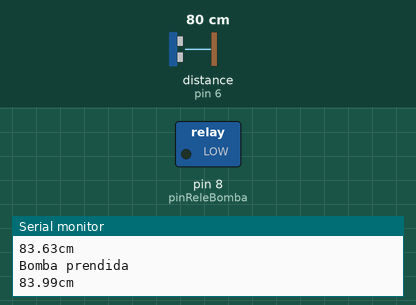
Recording of a sketch running on a simulated Arduino Uno, built with avr-gcc and run on an emulated ATmega328P. Shown: switched loads named in the sketch (green lamp = pin HIGH), the last lines printed to the serial monitor. Wiring (inferred from the names in the program): ultrasonic range finder: trigger pin 7; echo pin 6. The test bench sets the inputs (shaded band); at power-on: distance to the obstacle (sensor on pin 6) 80 cm. The echo pulse lasts 58.3 µs per cm; pins used as bus, display or sensor lines are not drawn.

Above: at 4.5 s.
4.6 s: distance to the obstacle (sensor on pin 6) set to 35 cm
8.3 s: distance to the obstacle (sensor on pin 6) set to 30 cm
At 12.3 s:
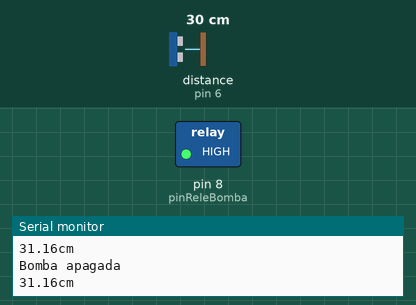
12.6 s: distance to the obstacle (sensor on pin 6) set to 43 cm
16.3 s: distance to the obstacle (sensor on pin 6) set to 51 cm
At 20.2 s:
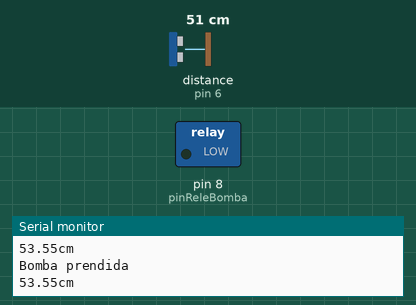
20.6 s: distance to the obstacle (sensor on pin 6) set to 2 cm
At 23.4 s:
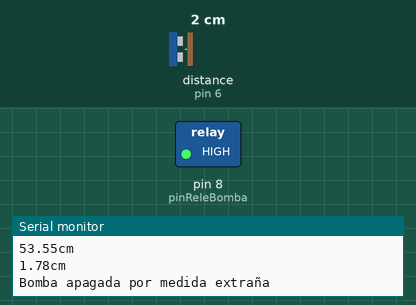
Timing chart, 0 to 24.9 s (numbered marks = the images above; inputs shaded):
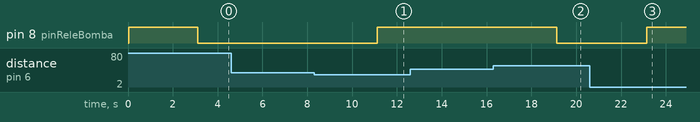

The sketch:

Final_1_0_4.ino
```cpp
/*
 * Conexiones del sensor:
 */

#include <Wire.h>

// Para el detector de nivel (sensor ultrasonico)
// Configuramos los pines del sensor Trigger y Echo
const int PinTrig = 7;
const int PinEcho = 6;

// Variables para niveles de agua del sensor ultrasonico
const int DistMin = 35;
const int DistN2 = 50;  //Medida donde prende la bomba
const int DistMax = 75;
const int Errormin = 20; //Por debajo de esa medida el sensor no mide bien o hay una falla
const int Errormax = 100; //Por encima de esta medida no interesa, o pueda ser valor de error

// Constante velocidad sonido en cm/s
const float VelSon = 36000.0; //En verdad la velocidad es 34320 pero el numero puesto se acerca mas a la realidad

float distancia;

// Para abrir o cerrar el rele que activa la bomba
const int pinReleBomba = 8;

//Una variable por las dudas
int i = 0;
int BombaON = 0; //Bomba apagada = 0; bomba encendida = 1

//===================================================================
//                   Función SETUP
//===================================================================

void setup() {

  // Configurar la comunicacion a 9600 baudios para usar el serial
  Serial.begin(9600);

  // Preparar la librería Wire (I2C)
  Wire.begin();

  // Imprimir encabezado a la terminal
  Serial.println("Control de Bomba por rele sensando nivel del agua");
  Serial.println("----------------------------------------------------");

  // Para el sensor ultrasonico
  // Ponemos el pin Trig en modo salida
  pinMode(PinTrig, OUTPUT);
  // Ponemos el pin Echo en modo entrada
  pinMode(PinEcho, INPUT);

  // Para el rele
  pinMode(pinReleBomba, OUTPUT);
  // Para que el rele empiece desactivado
  digitalWrite(pinReleBomba, HIGH);
  Serial.println("configuramos el pin del rele para que este desactivado");
}

//===================================================================
//                   Función LOOP
//===================================================================

void loop() {
  // Esperar 1 segundo
  delay(1000);

  if(distancia < Errormin || distancia > Errormax){
    digitalWrite(pinReleBomba, HIGH);
    Serial.println("Bomba apagada por medida extraña");
    BombaON = 0;
  } else {
    if(BombaON == 1){
      if(distancia < DistMin){
        digitalWrite(pinReleBomba, HIGH);
        Serial.println("Bomba apagada");
        BombaON = 0;
      }
    }else{
      if(distancia > DistN2){
        digitalWrite(pinReleBomba, LOW);
        Serial.println("Bomba prendida");
        BombaON = 1;
      }
    }
  }

  delay(1000);

  iniciarTrigger();
  // La función pulseIn obtiene el tiempo que tarda en cambiar entre estados, en este caso a HIGH
  unsigned long tiempo = pulseIn(PinEcho, HIGH);

  // Obtenemos la distancia en cm, hay que convertir el tiempo en segudos ya que está en microsegundos
  // por eso se multiplica por 0.000001
  distancia = tiempo * 0.000001 * VelSon / 2.0;

  Serial.print(distancia);
  Serial.print("cm");
  Serial.println();

}

//===================================================================
//                   Funciones Extras
//===================================================================

// Método que inicia la secuencia del Trigger para comenzar a medir
void iniciarTrigger()
{
  // Ponemos el Triger en estado bajo y esperamos 2 ms
  digitalWrite(PinTrig, LOW);
  delayMicroseconds(2);

  // Ponemos el pin Trigger a estado alto y esperamos 10 ms
  digitalWrite(PinTrig, HIGH);
  delayMicroseconds(20);

  // Comenzamos poniendo el pin Trigger en estado bajo
  digitalWrite(PinTrig, LOW);
}

//============================================================
//                    COMENTARIOS
//============================================================
/*
 * Respecto de la version FINAL_1_0_3 se quitó lo siguiente:
 * El display que mostraba la hora y el nivel del tanque
 * Y se saco el reloj que por ahora no se usa
 *
 * y se está por agregar que la bomba trate de llenar el tanque de noche si es necesarío
 * por ejemplo que siempre empiece el día con el tanque lleno, y si falta poco para
 * que sea de noche, que aguante un poco mas para llenar el tanque.
 *
 * Mas adelante la idea es poner un sensor que mida el tanque cisterna
 * para cuidar que siempre haya agua y proteger a la bomba para que
 * nunca trabaje en vacio.
 */
```

Measured:
- the behaviour switches between 34 and 33 cm on distance to the obstacle (sensor on pin 6) (found by bisection; images 0 and 1)
- the behaviour switches between 47 and 48 cm on distance to the obstacle (sensor on pin 6) (found by bisection; images 1 and 2)
- after the input at 8.3 s, pin 8 (pinReleBomba): LOW → HIGH after 2.8 s
- after the input at 16.3 s, pin 8 (pinReleBomba): HIGH → LOW after 2.8 s
- after the input at 20.6 s, pin 8 (pinReleBomba): LOW → HIGH after 2.5 s
